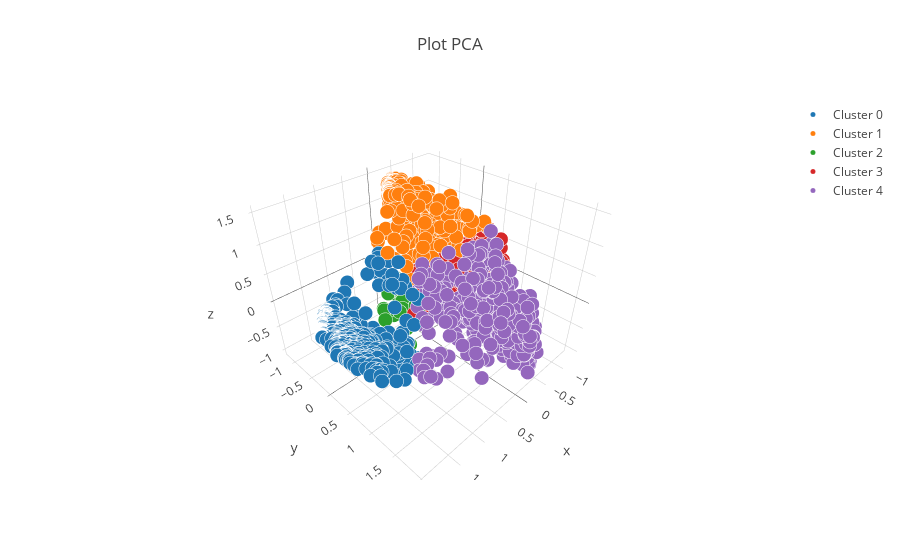

The notebook cell this image was saved under:
### Code cell
plot_scatter(cluster)

### Figure 1 — Plotly figure (JSON) as saved in the notebook; plotly's stock layout.template omitted (floating-point values rounded to 4 significant figures; data arrays with more than 128 entries replaced by an {"elided": "..."} marker saying what was removed)
{"data": [{"marker": {"line": {"color": "white", "width": 0.1}, "size": 5}, "mode": "markers", "name": "Cluster 0", "text": {"elided": "672 int values"}, "type": "scatter3d", "uid": "58d86328-fc51-4e98-b428-fbe22970c08a", "x": {"elided": "672 float values"}, "y": {"elided": "672 float values"}, "z": {"elided": "672 float values"}}, {"marker": {"line": {"color": "white", "width": 0.1}, "size": 5}, "mode": "markers", "name": "Cluster 1", "text": {"elided": "464 int values"}, "type": "scatter3d", "uid": "5ace97bc-f807-46d5-8185-1ddaa65af99b", "x": {"elided": "464 float values"}, "y": {"elided": "464 float values"}, "z": {"elided": "464 float values"}}, {"marker": {"line": {"color": "white", "width": 0.1}, "size": 5}, "mode": "markers", "name": "Cluster 2", "text": {"elided": "581 int values"}, "type": "scatter3d", "uid": "2ed3c2c3-6380-4ee1-bbb6-eb45758a3f0f", "x": {"elided": "581 float values"}, "y": {"elided": "581 float values"}, "z": {"elided": "581 float values"}}, {"marker": {"line": {"color": "white", "width": 0.1}, "size": 5}, "mode": "markers", "name": "Cluster 3", "text": {"elided": "893 int values"}, "type": "scatter3d", "uid": "7ba0420b-0cd3-4759-996d-e76d4e814e0e", "x": {"elided": "893 float values"}, "y": {"elided": "893 float values"}, "z": {"elided": "893 float values"}}, {"marker": {"line": {"color": "white", "width": 0.1}, "size": 5}, "mode": "markers", "name": "Cluster 4", "text": {"elided": "536 int values"}, "type": "scatter3d", "uid": "31e51675-68e7-428b-9b5f-6b8602fbb8c7", "x": {"elided": "536 float values"}, "y": {"elided": "536 float values"}, "z": {"elided": "536 float values"}}], "layout": {"title": {"text": "Plot PCA "}, "xaxis": {"title": {"text": "PC1"}}, "yaxis": {"title": {"text": "PC2"}}}}
